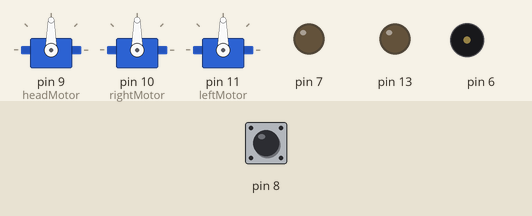
Simulated run of this sketch. Board: Arduino Uno, built with avr-gcc and run on an emulated ATmega328P. Parts: 3 × servo, output pins drawn as LEDs (lit = HIGH), buzzer (waves = sounding). The test bench sets the inputs (shaded band); at power-on: pin 8 HIGH.

Above: at 1.2 s.
1.3 s: pin 8 pulled LOW for 0.15 s
At 3.0 s:
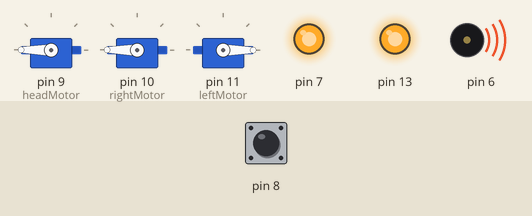
4.4 s: pin 8 pulled LOW for 3.2 s
At 10.9 s:
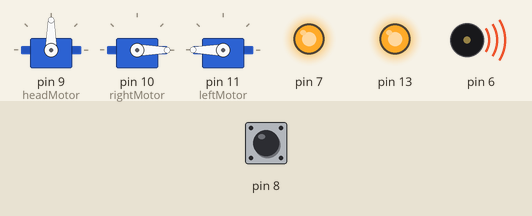
13.2 s: pin 8 pulled LOW for 1 s
At 18.7 s:
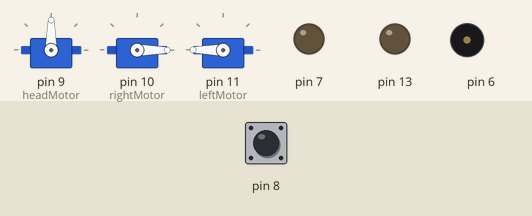
Timing chart, 0 to 20.2 s (numbered marks = the images above; inputs shaded):
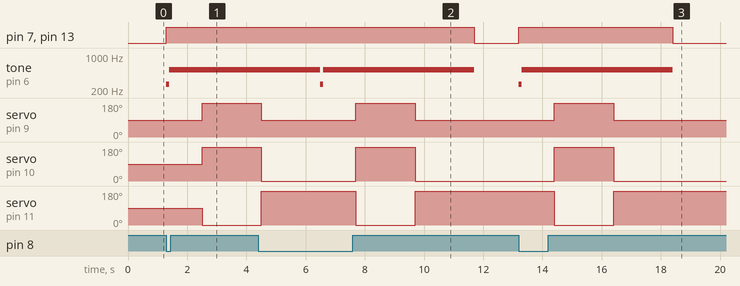

The sketch:

servo-example.ino
```cpp
#include <Servo.h>

Servo headMotor;
Servo rightMotor;
Servo leftMotor;

/*
Morse Code Key:
dot = LED on for 100 ms, then LED off for 100 ms
dash = LED on for 300 ms, then LED off for 100 ms
End of Letter = LED off for 1000 ms
End of Word = LED off for 2000 ms

Challenges:
1) Move head to using the button
2) Check arms are working too
3) Calibrate our robot (arms straight out, head looking forward)
4) Move arms and head when you press the button
5) Combine the lights, buzzer and motors using functions
6) Make your robot dance however you want
*/


void setup() {
  pinMode(8,INPUT_PULLUP);


  pinMode(6,OUTPUT);
  pinMode(7,OUTPUT);
  pinMode(13,OUTPUT);

  pinMode(9,OUTPUT); //- head
  pinMode(10,OUTPUT); //- right arm
  pinMode(11,OUTPUT); //- left arm

  headMotor.attach(9);
  rightMotor.attach(10);
  leftMotor.attach(11);

  headMotor.write(90);
  rightMotor.write(90);
  leftMotor.write(90);


}

void on() {
  digitalWrite(7,HIGH);
  digitalWrite(13,HIGH);

  tone(6,261);

  delay(100);

  tone(6,523);

  delay(100);
}

void off() {
  digitalWrite(7,LOW);
  digitalWrite(13,LOW);

  noTone(6);
}

void loop() {

  if (digitalRead(8) == LOW) {

    on();

    delay(1000);

    rightMotor.write(180);
    leftMotor.write(0);
    headMotor.write(180);

    delay(2000);

    rightMotor.write(0);
    leftMotor.write(180);
    headMotor.write(90);

    delay(2000);

  }
  else {
    off();
  }

}
```

ultrasonic_function.ino
```cpp
int ultrasonic(int trig_pin, int echo_pin) {

  long time;
  float distance;

  //-trigger a sound
  // send out trigger signal
  digitalWrite(trig_pin, LOW);
  delayMicroseconds(2);
  digitalWrite(trig_pin, HIGH);
  delayMicroseconds(20);
  digitalWrite(trig_pin, LOW);

  //- a sound has gone out!!
  //- wait for a sound to come back

  time = pulseIn(echo_pin, HIGH);

  //- calculate the distance in centimeters
  distance = 0.01715 * time;

  return distance;

}
```

Measured:
- after the input at 1.3 s, pin 7, pin 13: LOW → HIGH at once; tone on pin 6: silent → 261 Hz at once, → 523 Hz 0.10 s later; servo on pin 9 (headMotor), servo on pin 10 (rightMotor): 90° → 180° after 1.2 s; servo on pin 11 (leftMotor): 90° → 0° after 1.2 s
- after the input at 4.4 s, pin 7, pin 13: HIGH → LOW after 7.3 s instead of 2.1 s; tone on pin 6: 523 Hz → 261 Hz after 2.1 s, → 523 Hz 0.10 s later, → silent 5.1 s later
- after the input at 13.2 s, pin 7, pin 13: LOW → HIGH at once, → LOW 5.2 s later
